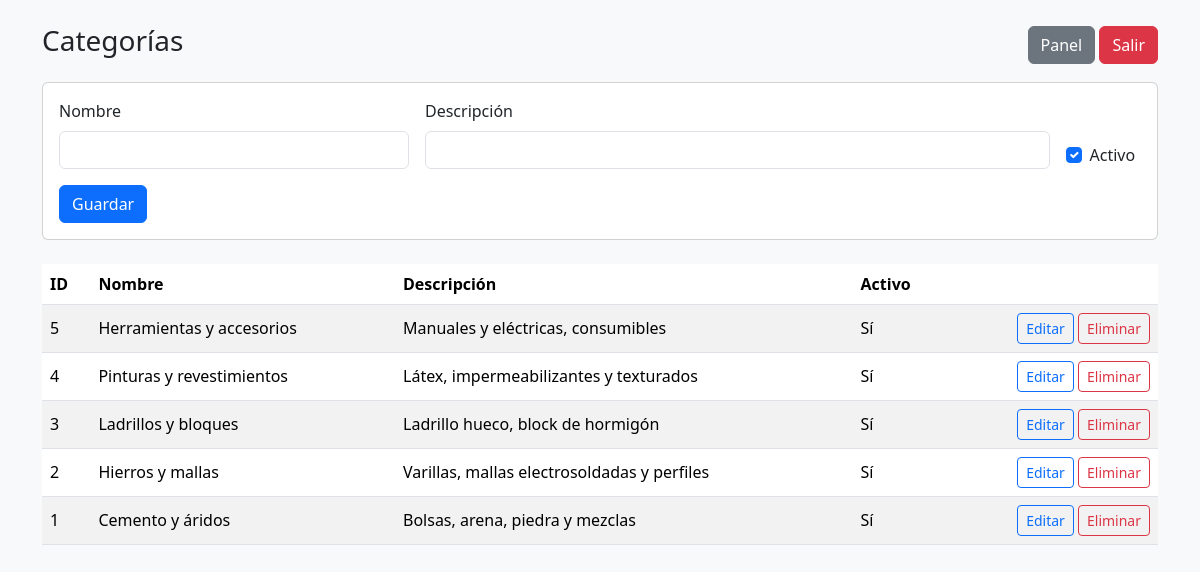
/admin/categorias.php (signed in), run on the app's committed database.
### tables this page shows
CREATE TABLE IF NOT EXISTS categorias (
  id INT AUTO_INCREMENT PRIMARY KEY,
  nombre VARCHAR(150) NOT NULL,
  descripcion TEXT NULL,
  activo TINYINT(1) NOT NULL DEFAULT 1,
  creado_en TIMESTAMP DEFAULT CURRENT_TIMESTAMP
);

### config.php (called while the page is built, shortened)
<?php
function esc($s) { return htmlspecialchars($s ?? "", ENT_QUOTES, "UTF-8"); }
?>

### admin/categorias.php (the view, shortened to what this page needs)
<?php
require_once __DIR__ . '/../config.php';
$edit = null;
$rows = $conn->query("SELECT * FROM categorias ORDER BY id DESC");
?>
<!doctype html>
<html lang="es">
<head>
  <link href="https://cdn.jsdelivr.net/npm/bootstrap@5.3.3/dist/css/bootstrap.min.css" rel="stylesheet">
</head>
<body class="bg-light">
<div class="container py-4">
  <div class="d-flex justify-content-between align-items-center mb-3">
    <h3>Categorías</h3>
    <div>
      <a class="btn btn-secondary" href="index.php">Panel</a>
      <a class="btn btn-danger" href="../logout.php">Salir</a>
    </div>
  </div>
  <div class="card mb-4">
    <div class="card-body">
      <form method="post" class="row g-3" action="categorias.php">
        <div class="col-md-4">
          <label class="form-label">Nombre</label>
          <input required name="nombre" class="form-control" value="<?= esc($edit['nombre'] ?? '') ?>">
        </div>
        <div class="col-md-7">
          <label class="form-label">Descripción</label>
          <input name="descripcion" class="form-control" value="<?= esc($edit['descripcion'] ?? '') ?>">
        </div>
        <div class="col-md-1 d-flex align-items-end">
          <div class="form-check">
            <input class="form-check-input" type="checkbox" name="activo" id="activo" value="1"
              <?= (!isset($edit['activo']) || (int)$edit['activo'] === 1) ? 'checked' : '' ?>>
            <label class="form-check-label" for="activo">Activo</label>
          </div>
        </div>
        <div class="col-12">
          <button type="submit" class="btn btn-primary">Guardar</button>
        </div>
      </form>
    </div>
  </div>
  <div class="table-responsive">
    <table class="table table-striped align-middle">
      <thead><tr><th>ID</th><th>Nombre</th><th>Descripción</th><th>Activo</th><th></th></tr></thead>
      <tbody>
      <?php if ($rows): while($r_row = $rows->fetch_assoc()): ?>
        <tr>
          <td><?= (int)$r_row['id']; ?></td>
          <td><?= esc($r_row['nombre']); ?></td>
          <td><?= esc($r_row['descripcion']); ?></td>
          <td><?= ((int)$r_row['activo'] === 1) ? 'Sí' : 'No'; ?></td>
          <td class="text-end">
            <a class="btn btn-sm btn-outline-primary" href="?id=<?= (int)$r_row['id']; ?>">Editar</a>
            <a class="btn btn-sm btn-outline-danger" href="?del=<?= (int)$r_row['id']; ?>" onclick="return confirm('¿Eliminar?')">Eliminar</a>
          </td>
        </tr>
      <?php endwhile; endif; ?>
      </tbody>
    </table>
  </div>
</div>
</body>
</html>

### data on the page
categorias: id "5", nombre "Herramientas y accesorios", descripcion "Manuales y eléctricas, consumibles", activo "Sí"
categorias: id "4", nombre "Pinturas y revestimientos", descripcion "Látex, impermeabilizantes y texturados", activo "Sí"
categorias: id "3", nombre "Ladrillos y bloques", descripcion "Ladrillo hueco, block de hormigón", activo "Sí"
categorias: id "2", nombre "Hierros y mallas", descripcion "Varillas, mallas electrosoldadas y perfiles", activo "Sí"
categorias: id "1", nombre "Cemento y áridos", descripcion "Bolsas, arena, piedra y mezclas", activo "Sí"
